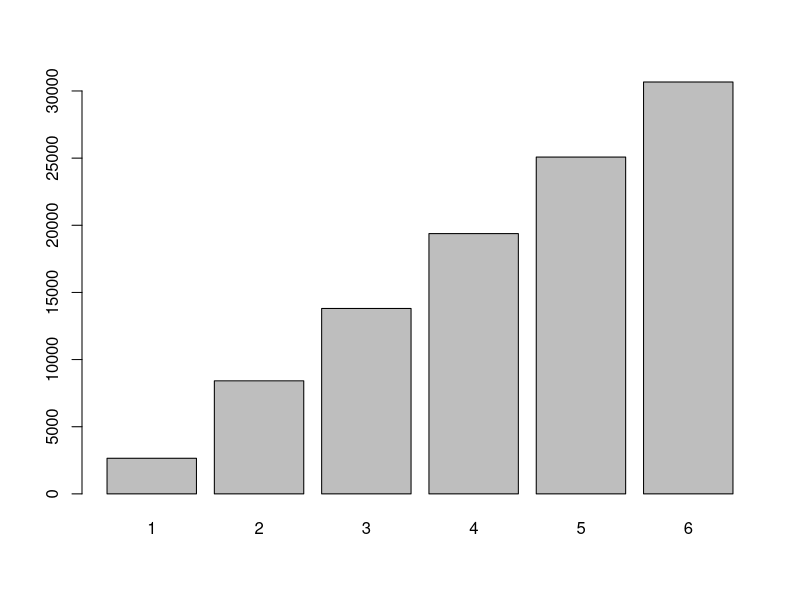
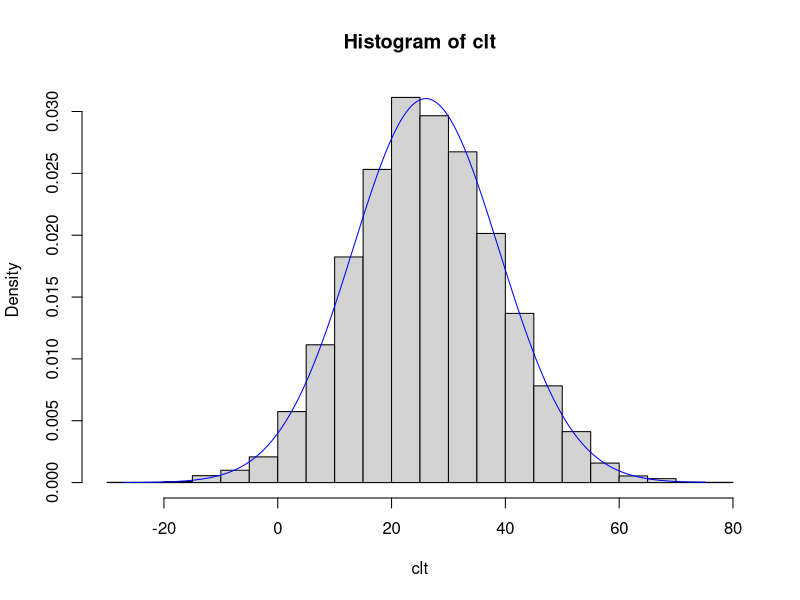
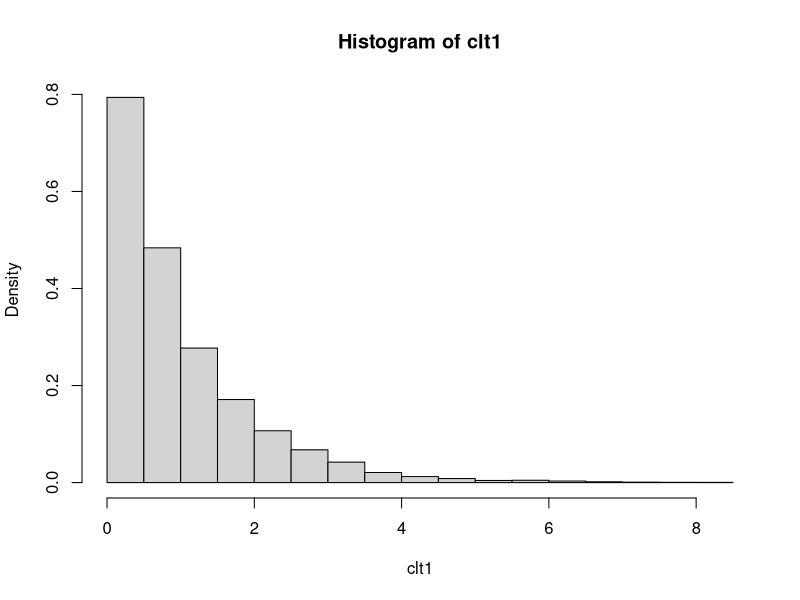
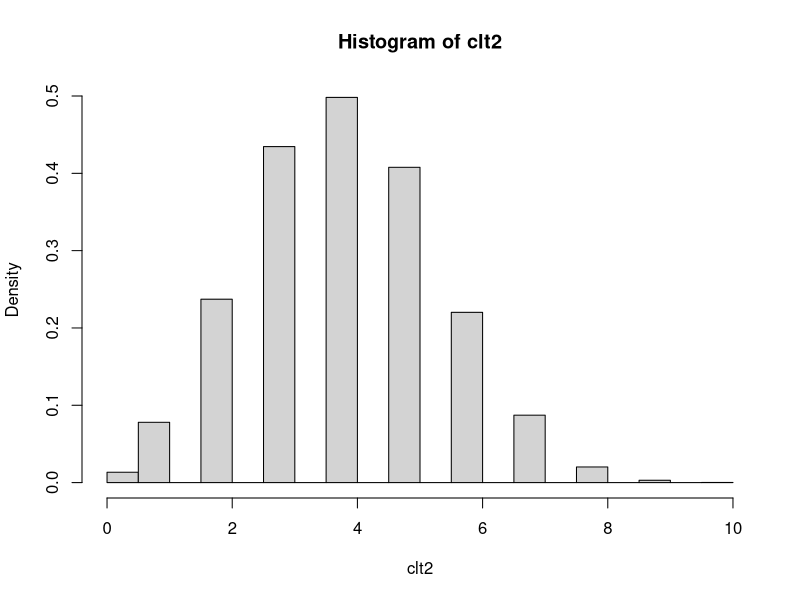
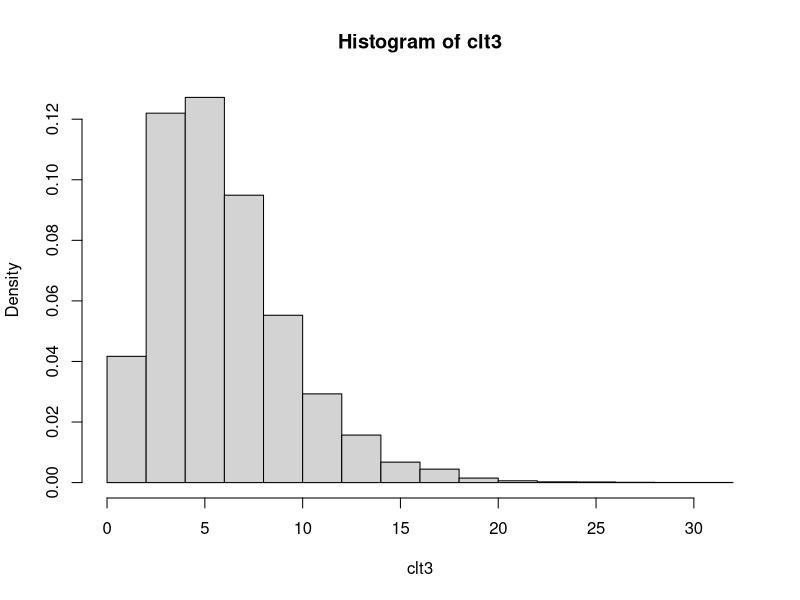
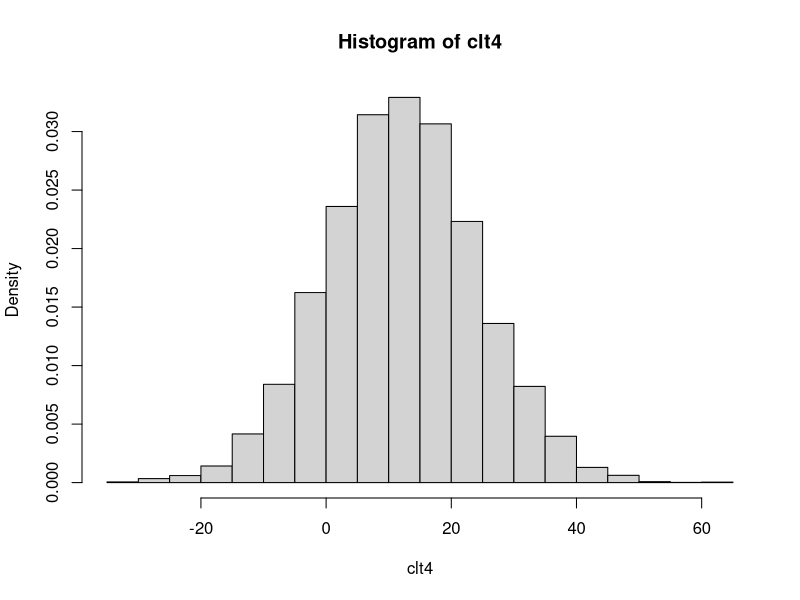
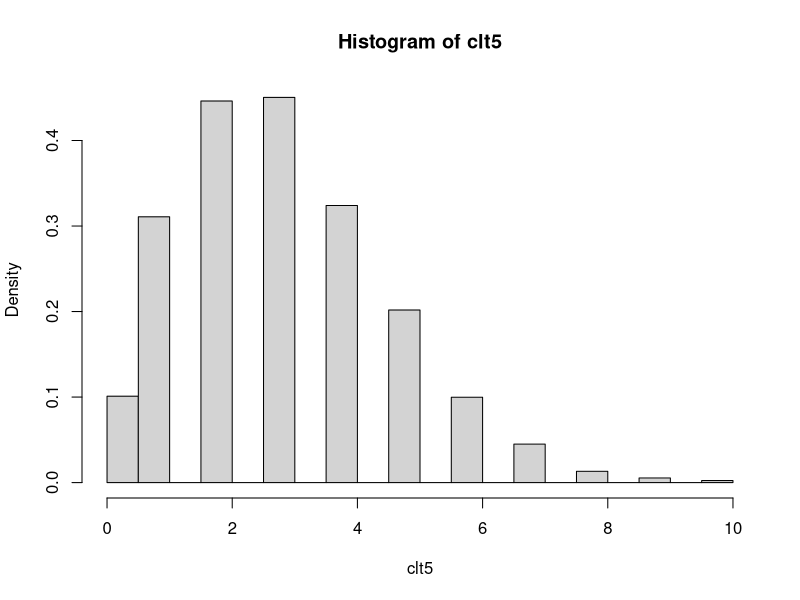
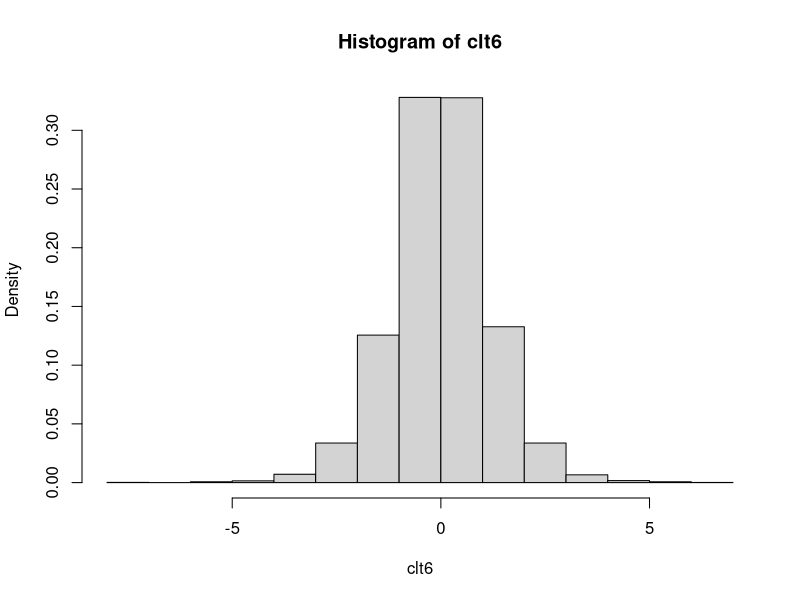

R code for these plots, in order:
## ---- chunk 1
data()
## ---- chunk 2
sample(5) #sample without replacement

# or generate a random permutation of a vector:
dat <- c(10,12,18,16,18,9)
sample(dat)

# bootstrap resampling: sampling the same number of items WITH replacement. The bootstrap method is a resampling technique used to estimate statistics on a population by sampling a dataset with replacement. 
sample(dat, replace = TRUE) 

rm(dat)

sample(state.abb, size = 10)

# Using 1:6 and size=1, we can simulate the roll of a die:
sample(1:6, size=1)

# We can simulate the roll of a die 100 times by setting size=100 and
# replace=TRUE
sample(1:6, size=100, replace=TRUE)

# sample produces a vector, so we can manipulate it as we would any other 
# vector. For example, simulate a 100 die rolls and tally up the totals using
# table() and prop.table():
table(sample(1:6, size=100, replace=TRUE))
prop.table(table(sample(1:6, size=100, replace=TRUE)))

table(sample(state.abb, size = 1000, replace = TRUE))
prop.table(table(sample(state.abb, size = 1000, replace = TRUE)))

# using the forward-pipe operator: %>% 
library(magrittr)
sample(1:6, size=100, replace=TRUE) %>% table() %>% prop.table()

# Or simulate rolling two dice and summing the total:
sum(sample(1:6, size=2, replace=TRUE))

# same thing with %>% 
sample(6, size=2, replace=TRUE) %>% sum()

# simulate rolling two dice 100 times by updating the sample "space"
sample(2:12, size=100, replace=TRUE)

# proportion of "snake-eyes" in 1000 rolls
mean(sample(2:12, size = 1000, replace = TRUE) == 2)
## ---- chunk 3
# Roll 2 dice and keep the largest number, 10,000 times:
rolls <- replicate(n=1e5, expr = max(sample(1:6, size=2, replace=TRUE)))
# calculate proportions:
prop.table(table(rolls))

barplot(table(rolls))

rm(rolls)
## ---- chunk 4
flips <- sample(c("H","T"), 1000, replace=TRUE, prob = c(0.35,0.65))
prop.table(table(flips))

rm(flips)

## ---- chunk 5
uva <- c(11632, 10353) # female, male
round(uva/sum(uva),2)
## ---- chunk 6
students <- sample(c("female","male"), 500, replace=TRUE, prob = c(0.53, 0.47))
prop.table(table(students))

rm(students, uva)
## ---- chunk 7
train <- sample(nrow(iris), size= nrow(iris)/2)

# train is a random sample of numbers from 1 - 365. We can treat these like row numbers.

irisTrain <- iris[train,]
irisTest <- iris[-train,]
# confirm no intersection
dplyr::intersect(irisTrain, irisTest) 

rm(train, irisTest, irisTrain)
## ---- chunk 8
rep(c("M","F"), each=10)
rep(c("M","F"), times=10)
rep(c("M","F"), length.out = 15)
# or just length, for short
rep(c("M","F"), length = 15)
# Notice that all these generated a character vector. To use as a "factor", we would need to wrap it in the factor() function.
factor(rep(c("M","F"), each=10))

# A function specifically for creating factors is the gl() function. gl = 
# "generate levels". Below we generate a factor with 2 levels of 10 each and 
# labels of "M" and "F". Notice the result is a factor.
gl(n = 2, k = 10, labels = c("M","F"))

# A more common occurence is combinations of fixed levels, say gender, 
# education, and status. A function that helps create every combination of 
# levels is expand.grid(). Below we generate every combination of the levels 
# provided for gender, education, and status. Notice the first factors vary
# fastest.
expand.grid(gender=c("M","F"), 
            education=c("HS","College","Advanced"), 
            status=c("Single","Married","Divorced","Widowed"))

# Notice that creates a data frame that we can save:
DF <- expand.grid(gender=c("M","F"), 
            education=c("HS","College","Advanced"), 
            status=c("Single","Married","Divorced","Widowed"))
class(DF)

rm(DF)
## ---- chunk 9
schedule <- expand.grid(thrower=c("Clay","Rod","Kevin"),
            paper=c("18", "20", "24"),
            design=c("a","b","c"),
            rep=1:8)

# Randomize and drop the rep column. The sample(nrow(schedule)) code scrambles the numbers 1 through 216, which I then use to randomly shuffle the schedule of throws.
k <- sample(nrow(schedule))
schedule <- schedule[k,1:3]
head(schedule, n = 10)

# output to csv file for logging "distance flown" data
write.csv(schedule, file="throwLog.csv", row.names=FALSE)

rm(k, schedule)
## ---- chunk 10
# The seq() function allows you to generate sequences of numbers:
seq(from = 0, to = 10, by = 2)

seq(0, 10, 0.2)

# Go backwards
seq(1000, 0, -100)

# The seq() function has a length.out argument that allows you to specify the
# size of the vector you want to create. It automatically calculates the
# increment. We usually just abbreviate to length
seq(1, 10, length = 30)

# The colon operator(:) also allows you to generate regular sequences in steps
# of 1.
1:10

10:-10 # reverse direction

# When used with factors, the colon operator generates an interaction factor:
f1 <- gl(n = 2, k = 3); f1

f2 <- gl(n = 3, k = 2, labels = c("a","b","c")); f2

f1:f2

rm(f1,f2)
## ---- chunk 11
seq_along(100:120)
seq_along(state.abb)

seq_len(12)
## ---- chunk 12
# 10 random draws from N(100,5)
rnorm(n = 10, mean = 100, sd = 5)
## ---- chunk 13
# 10 random draws from b(1,0.5)
# AKA, 10 coin flips (size is the number of trials)
rbinom(n = 10, size = 1, prob = 0.5)

# 10 random draws from b(1,0.8)
# AKA, 10 coin flips with a coin loaded Heads (or Tails) 80% of time
rbinom(n = 10, size = 1, prob = 0.8)

# 10 random draws from b(10,0.5)
# AKA, 10 results of 10 coin flips
rbinom(n = 10, size = 10, prob = 0.5)

# We can use a binomial distribution to simulate dichotmous answers such as 
# Yes/No or success/fail. Simulate a vector of responses where respondents are 65% likely to say Yes (1) versus No (0)
rbinom(n = 10, size = 1, prob = 0.65)

# could also just use sample
sample(c("Y","N"), size = 10, replace = TRUE, prob = c(.65, .35))
## ---- chunk 14
# 10 random draws from a uniform distribution u(0,100)
runif(10,0,100)

# A uniform distribution can be good for random sampling. Let's say we want to sample about 10% of iris data:
k <- runif(nrow(iris),0,1) # [0,1] interval is default
sbSamp <- iris[k < 0.1, ] # sample about 10% of rows
dim(sbSamp)

# dplyr does this as well without the need for runif; and it's precise in its
# sampling fraction.
sbSamp <- dplyr::sample_frac(iris, 0.1) # sample exactly 10% of rows
dim(sbSamp)

rm(sbSamp, k)
## ---- chunk 15
# alternating random values from N(10,4) and N(100,40)
rnorm(10, mean = c(2,100),sd = c(2,40))

# 30 random draws, 10 each from N(10,4), N(90,4) and N(400,4)
rnorm(30, mean = rep(c(10,90,400),each=10), sd = 4)

# 100 random draws, 50 each from b(5,0.5) and b(50,0.5)
rbinom(n = 100, size = rep(c(5,50),each=50), prob = 0.5)

# Combined with matrix(), one can generate "multiple" random samples from a 
# distribution. For example, draw 5 random samples of size 10 from a N(10,1):
matrix(rnorm(10*5,10,1),ncol=5)
## ---- chunk 16
trtmt <- sample(c("Treated","Untreated"), size = 20, replace = TRUE)
ifelse(trtmt=="Treated", yes = rnorm(20, 10, 1), no = rnorm(20, 20, 1))
## ---- chunk 17
# What about more than two groups?
n <- 200
trtmt <- sample(LETTERS[1:6], size = n, replace = TRUE)

# Say we want to generate differnt Normal data for each group. One way is to do a for-loop with multiple if statements:

val <- numeric(n) # empty vector
for(i in seq_along(trtmt)){
  if(trtmt[i]=="A") val[i] <- rnorm(1, 10, 2)
  else if(trtmt[i]=="B") val[i] <- rnorm(1, 20, 4) 
  else if(trtmt[i]=="C") val[i] <- rnorm(1, 30, 6) 
  else if(trtmt[i]=="D") val[i] <- rnorm(1, 40, 8) 
  else if(trtmt[i]=="E") val[i] <- rnorm(1, 50, 10) 
  else val[i] <- rnorm(1, 60, 12) 
}
val
## ---- chunk 18
dat <- data.frame(g=LETTERS[1:6],mean=seq(10,60,10),sd=seq(2,12,2))

dat
## ---- chunk 19
iris[c(1,1,1,1,1),]
## ---- chunk 20
n <- 200
k <- sample(1:6, n, replace = TRUE)
dat <- dat[k,]

str(dat)

# Now generate our data for each group using ONE call to rnorm.
dat$vals <- rnorm(n, mean=dat$mean, sd=dat$sd)
head(dat)
## ---- chunk 21
# sum 6 values from 6 different distributions (sample size = 6)
n <- 1e4 # simulate 1000 times
clt  <- rexp(n, rate = 1) + rbinom(n,10,0.4) + rchisq(n,df = 6) + 
  rnorm(n, 12, 12) + rpois(n, lambda = 3) + rt(n, df = 7)
hist(clt, freq=FALSE)

# overlay a normal density curve
X <- seq(min(clt),max(clt),length = 500)       # x
Y <- dnorm(X, mean = mean(clt), sd = sd(clt))  # f(x) = dnorm
lines(X,Y,type = "l", col="blue") # plot (x,y) coordinates as a "blue" line ("l")

rm(X, Y, clt)
## ---- chunk 22
clt1  <- rexp(n, rate = 1)
hist(clt1, freq=FALSE)

clt2  <- rbinom(n,10,0.4)
hist(clt2, freq=FALSE)

clt3  <- rchisq(n,df = 6)
hist(clt3, freq=FALSE)

clt4  <-rnorm(n, 12, 12) 
hist(clt4, freq=FALSE)

clt5  <- rpois(n, lambda = 3)
hist(clt5, freq=FALSE)

clt6  <- rt(n, df = 7)
hist(clt6, freq=FALSE)

# All of this base R graphing is clunky and doesn't lend itself to modification as well as ggplot() figures.

library(tidyverse)
df <- data.frame(clt1, clt2, clt3, clt4, clt5, clt6)

df %>% ggplot(aes(clt3)) +
  geom_histogram(bins = 30)

df %>% 
  ggplot(aes(clt3)) +
  geom_density()
## ---- chunk 23
set.seed(1)
df1 <- data.frame(PF = 10*rnorm(1000))
ggplot(df1, aes(x = PF)) + 
    geom_histogram(aes(y =..density..),
                   breaks = seq(-40, 40, by = 5), 
                   colour = "black", 
                   fill = "white") +
stat_function(fun = dnorm, args = list(mean = mean(df1$PF), sd = sd(df1$PF)), color = "blue") 
## ---- chunk 24
ggplot(df, aes(x = clt3)) + 
    geom_histogram(aes(y =..density..),
                   breaks = seq(0, 30, by = 1), 
                   colour = "black", 
                   fill = "white") +
stat_function(fun = dchisq, args = list(df = 6), color = "blue") + 
  labs(title = "chi-squared distribution")
## ---- chunk 25
ggplot(df, aes(x = clt1)) + 
    geom_histogram(aes(y =..density..),
                   breaks = seq(0, 8, by = .5), 
                   colour = "black", 
                   fill = "white") +
stat_function(fun = dexp, args = list(rate = 1), color = "blue") + 
  labs(title = "exponential distribution")
